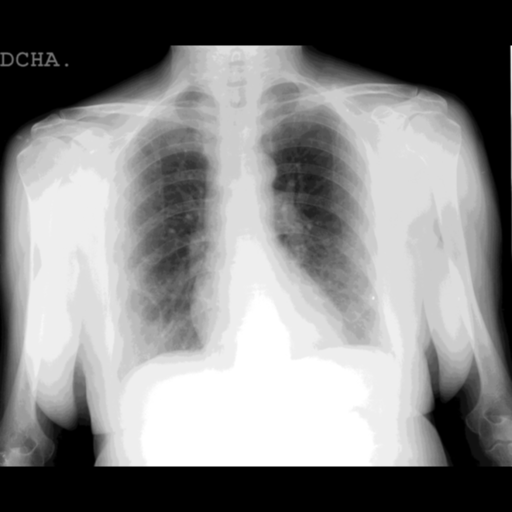
#> input picture src/reference.png, 1024 x 1024 px (shown at 1/2 size); its folder holds only this picture in this run
$ python -i image_utils.py   (imports and definitions only)   (older library calls are emulated)
#> lines starting #> are read from the running program, lines starting #| are printed output that depends on the picture; after the words box and inside, x2 and y2 are one past the last pixel; in counts of white or black regions, pixels touching at a corner belong together
import cv2
import numpy as np
#import imageio

#assumption: all the images to process are grey-scale
# [9 lines left out: function imgtonumpy, not called in this run]

def numpytoimg(numpyarray, destination):
	cv2.imwrite(destination, numpyarray)

def equalize_image(source):
	return cv2.equalizeHist(source)

#intended as contrast enhancement
def normalization(source):
	return cv2.normalize(source,None,0,255,cv2.NORM_MINMAX)

#to binarize the image
# [35 lines left out: functions threshold, shape_as, equalize_image, not called in this run]


def clip_hist(path, clip_hist_percent=10):
#> called with path = '../src/reference.png', clip_hist_percent = 10
	img = cv2.imread(path)
#> img is the input picture: shape (1024, 1024, 3); min 0, max 255, mean 132.9
	#some CXR are saved in RGB....
	if len(img.shape) > 1:
		img = cv2.cvtColor(img, cv2.COLOR_BGR2GRAY)
#> img: shape (1024, 1024)
	# Calculate grayscale histogram
	hist = cv2.calcHist([img],[0],None,[256],[0,256])
#> hist = 256 values, max 270754 at index 0, min 414 at index 12, mean 4096
	hist_size = len(hist)
#> hist_size = 256

	# Calculate cumulative distribution from the histogram
	accumulator = []
	accumulator.append(float(hist[0]))
	for index in range(1, hist_size):
	    accumulator.append(accumulator[index -1] + float(hist[index]))
#> after the loop, accumulator = 256 values from 270754 to 1048576

	# Locate points to clip
	maximum = accumulator[-1]
#> maximum = 1048576
	clip_hist_percent *= (maximum/100.0)
#> clip_hist_percent = 104857.6
	clip_hist_percent /= 2.0
#> clip_hist_percent = 52428.8

	# Locate left cut
	minimum_gray = 0
	while accumulator[minimum_gray] < clip_hist_percent:
	    minimum_gray += 1
#> this loop made 0 passes
#> after the loop, minimum_gray = 0

	# Locate right cut
	maximum_gray = hist_size -1
#> maximum_gray = 255
	while accumulator[maximum_gray] >= (maximum - clip_hist_percent):
	    maximum_gray -= 1
#> this loop made 1 pass
#> maximum_gray on pass 1: 254
#> after the loop, maximum_gray = 254

	# Calculate alpha and beta values
	alpha = 255 / (maximum_gray - minimum_gray)
#> alpha = 1
	beta = -minimum_gray * alpha
#> beta = 0
	auto_result = cv2.convertScaleAbs(img, alpha=alpha, beta=beta)
	ret, equ = cv2.threshold(auto_result, 127, 255,cv2.THRESH_BINARY_INV)
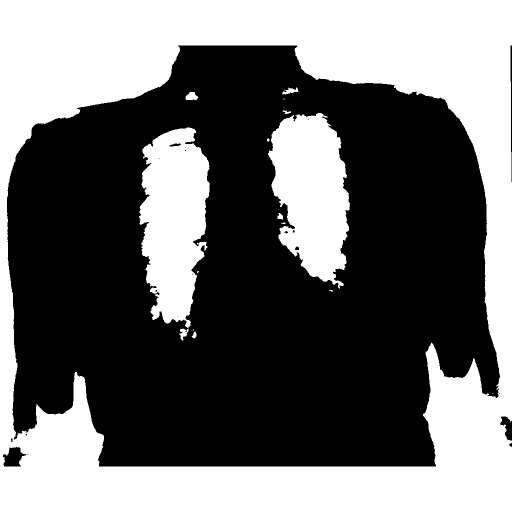
#> equ: shape (1024, 1024) (shown at 1/2 size); 42.6% white; 21 white regions (10 under 20 px), largest, box (x1, y1, x2, y2) and area: (0, 0, 1024, 1024) 365629, (278, 255, 420, 657) 40567, (536, 226, 700, 577) 39227
	return equ

"""
Equalize
"""
# [25 lines left out: function equalize, not called in this run]

>>> result = clip_hist('../src/reference.png')
